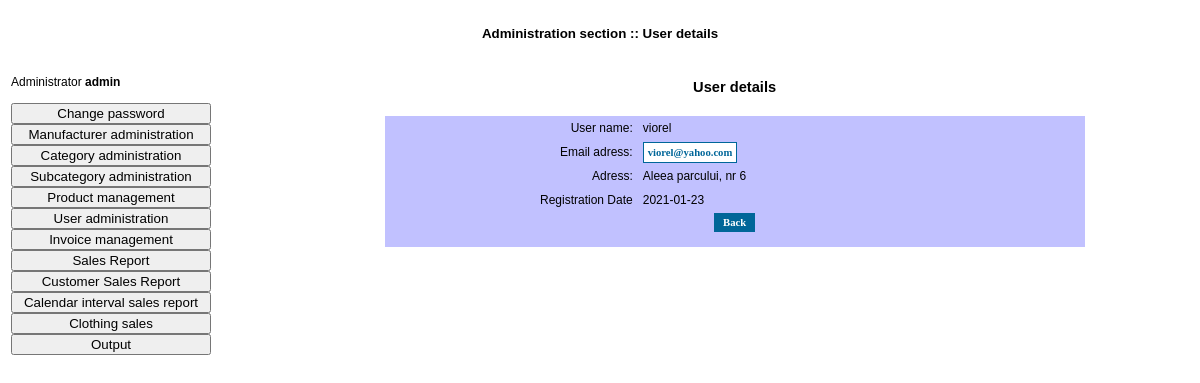
The page /admin/userdetails.php?intIdUtilizator=7 (signed in) on the database its author committed.
### tables this page shows
CREATE TABLE `tutilizatori` (
  `fIdUtilizator` int(11) UNSIGNED NOT NULL,
  `fNumeUtilizator` varchar(32) NOT NULL DEFAULT '',
  `fParola` varchar(32) NOT NULL DEFAULT '',
  `fEmail` varchar(150) NOT NULL DEFAULT '',
  `fAdresa` text,
  `fDataInregistrare` date DEFAULT NULL
);

### admin/userdetails.php (the view, shortened to what this page needs)
<?php
	include_once("../include/adminfunctions.inc.php");
?>
<html>
	<head>
		<link rel="stylesheet" href="../css/admin.css" type="text/css">
	</head>
	<body>
		<table cellpadding="0" cellspacing="0" border="0" width="100%" height="100%">
			<tr style="height: 50px; width: 100%;">
				<td colspan="2" style="font-weight: bold; text-align: center; height: 50px; width: 100%; font-family: Tahoma, Verdana, Arial; font-size: 10pt;"> Administration section :: User details</td>
			</tr>
			<tr>
				<td style="width: 200px;" valign="top">
				</td>
				<td style="width: 700px;" valign="top" align="center">
					<table cellpadding="5" cellspacing="0" border="0" width="700" class="modelspecs">
						<tr>
							<td align="center" colspan="2" style="font-family: Tahoma, Verdana, Arial; font-weight: bold; font-size: 11pt;"><br>User details<br><br></td>
						</tr>
						<?php
							$intIdUtilizator = $_GET['intIdUtilizator'];
							$strSQL = "SELECT * FROM tutilizatori WHERE fIdUtilizator=$intIdUtilizator";
							$result = mysql_query($strSQL);
							$row = mysql_fetch_array($result);
							$strNumeUtilizator = $row['fNumeUtilizator'];
							$strEmail = $row['fEmail'];
							$strAdresa = $row['fAdresa'];
							$strDataInregistrare = $row['fDataInregistrare'];
						?>
						<tr bgcolor="#C1C1FF">
							<td align="right" width="250">User name:</td>
							<td width="450"><?php echo $strNumeUtilizator; ?></td>
						</tr>
						<tr bgcolor="#C1C1FF">
							<td align="right" width="250">Email adress:</td>
							<td width="450"><a class="genLinkReverse" href="mailto:<?php echo $strEmail; ?>"><?php echo $strEmail; ?></a></td>
						</tr>
						<tr bgcolor="#C1C1FF">
							<td align="right" width="250" valign="top">Adress:</td>
							<td width="450"><?php echo nl2br($strAdresa); ?></td>
						</tr>
						<tr bgcolor="#C1C1FF">
							<td align="right" width="250">Registration Date</td>
							<td width="450"><?php echo $strDataInregistrare; ?></td>
						</tr>
						<tr bgcolor="#C1C1FF">
							<td align="center" colspan="2">
								<a href="users.php" class="genLink" style="width: 100px;"> &nbsp; Back &nbsp; </a><br><br>
								</td>
						</tr>
					</table>
				</td>
			</tr>
		</table>
	</body>
</html>

### css/admin.css (style rules this page uses)
.modelspecs { font-family: Tahoma, Verdana, Arial; font-size: 9pt; color: #000000; }
a.genLink { text-decoration: none; font-family: Tahoma, Verdana; font-size: 8pt; color: #FFFFFF; background-color: #006699; font-weight: bold; padding: 4px; }
a.genLinkReverse { text-decoration: none; font-family: Tahoma, Verdana; font-size: 8pt; color: #006699; background-color: #FFFFFF; font-weight: bold; padding: 4px; border: 1px solid #006699; }

### rows shown on the page
tutilizatori: fNumeUtilizator "viorel", fEmail "viorel@yahoo.com", fAdresa "Aleea parcului, nr 6", fDataInregistrare "2021-01-23"

### other values the page prints
$strUsername "admin"
